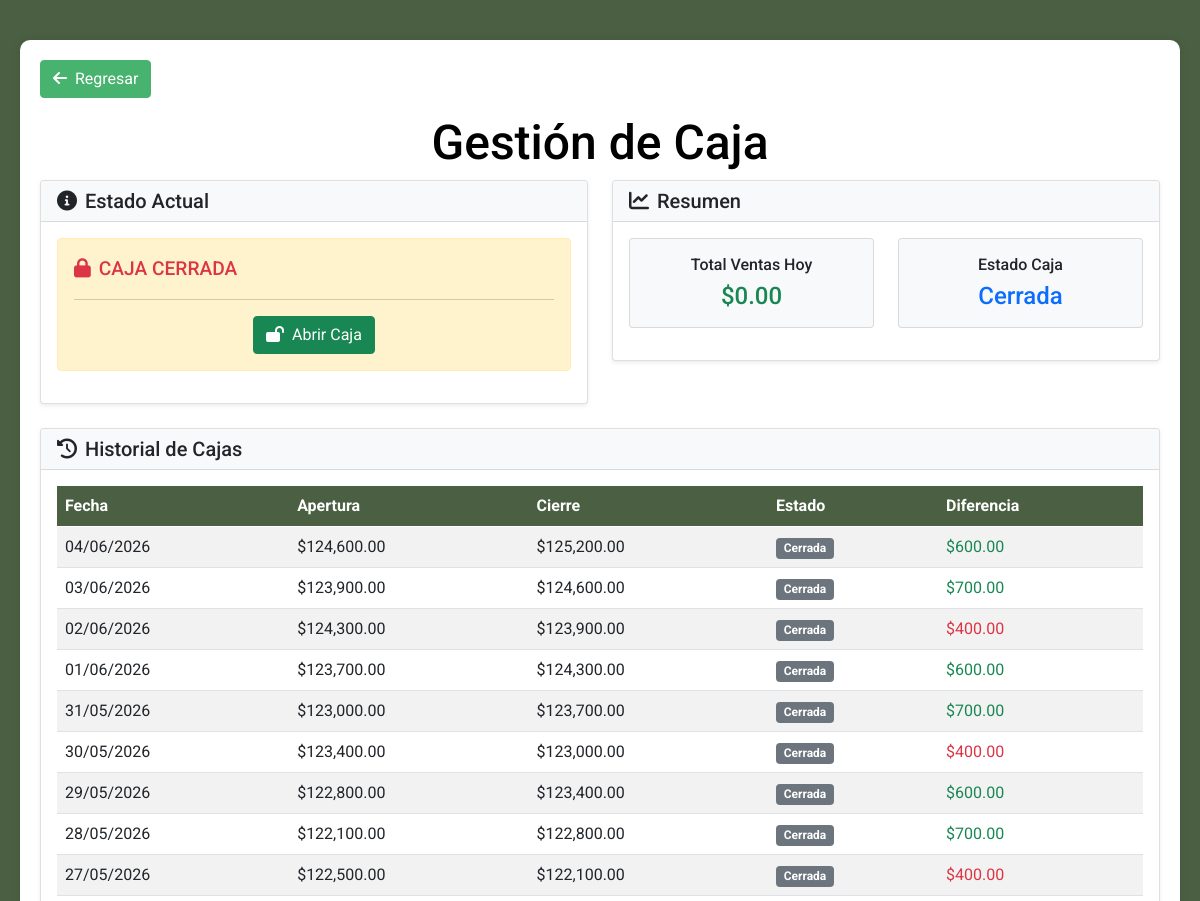
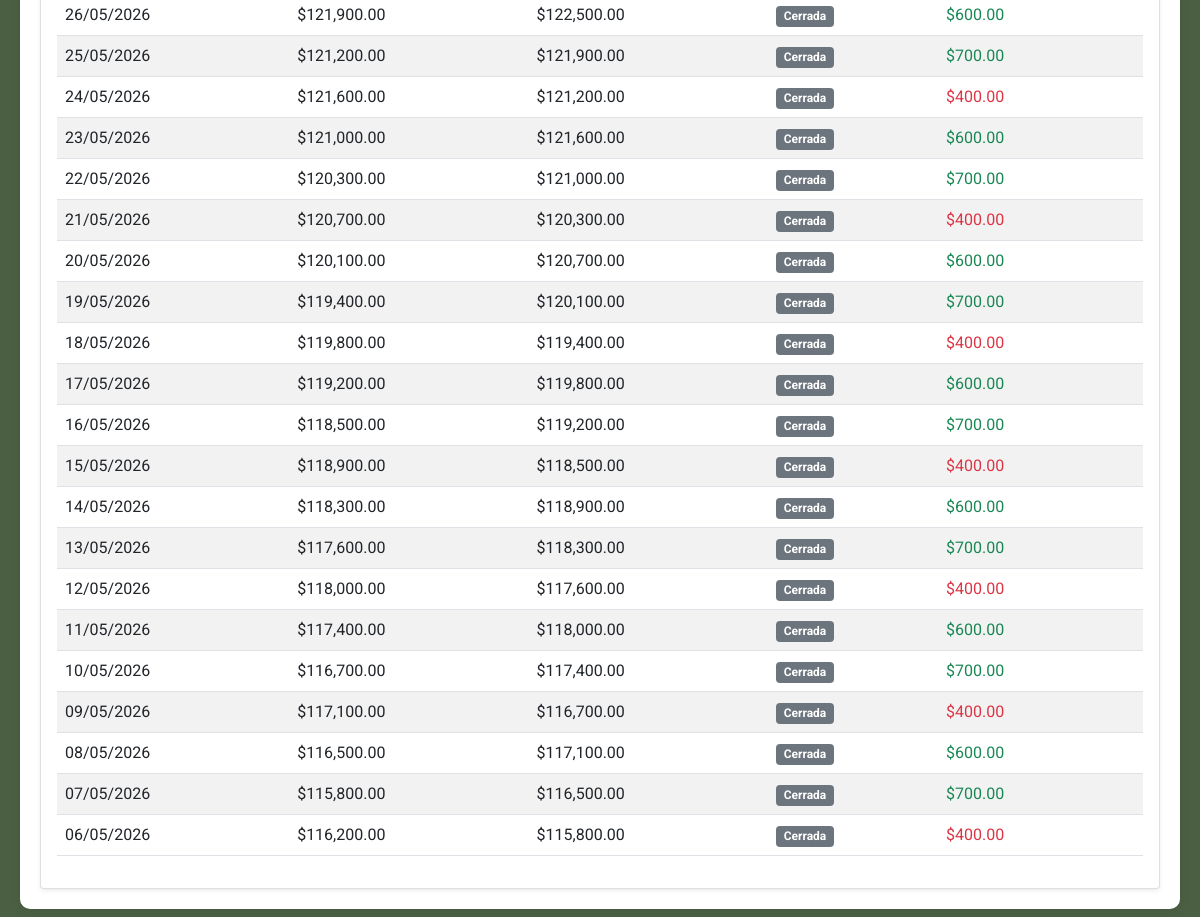
The page /CajaI.php (signed in) on the database its author committed (2 pictures, top to bottom).
### tables this page shows
CREATE TABLE `tcaja` (
  `id_Caja` int(11) NOT NULL,
  `Fecha` date NOT NULL,
  `Apertura` decimal(10,2) DEFAULT NULL,
  `Cierre` decimal(10,2) DEFAULT NULL,
  `VentasTotales` decimal(10,2) DEFAULT '0.00',
  `EgresosTotales` decimal(10,2) DEFAULT '0.00',
  `SaldoFinal` decimal(10,2) DEFAULT '0.00',
  `idUsuario` int(11) DEFAULT NULL,
  `FechaHora` datetime DEFAULT NULL
);

### CajaF.php (called while the page is built, shortened)
<?php
class CajaF {
    private $db;
    public function __construct($dbConnection) {
        $this->db = $dbConnection;
    }
    public function obtenerEstadoCaja() {
        $stmt = $this->db->prepare("
            SELECT * FROM tcaja
            WHERE DATE(Fecha) = CURDATE()
            ORDER BY Fecha DESC
            LIMIT 1
        ");
        $stmt->execute();
        return $stmt->fetch(PDO::FETCH_ASSOC);
    }
    public function obtenerVentasDelDia() {
        $stmt = $this->db->prepare("
            SELECT IFNULL(SUM(Total), 0) as total
            FROM tventa
            WHERE DATE(Fecha) = CURDATE()
        ");
        $stmt->execute();
        return $stmt->fetchColumn();
    }
    public function obtenerHistorial($limit = 30) {
        $stmt = $this->db->prepare("
            SELECT * FROM tcaja
            ORDER BY Fecha DESC
            LIMIT :limit
        ");
        $stmt->bindValue(':limit', (int)$limit, PDO::PARAM_INT);
        $stmt->execute();
        return $stmt->fetchAll(PDO::FETCH_ASSOC);
    }
}
?>

### CajaI.php (the view, shortened to what this page needs)
<?php
require_once 'Conexion.php';
require_once 'CajaF.php';
$cajaManager = new CajaF($GLOBALS['conexion']);
$estadoCaja = $cajaManager->obtenerEstadoCaja();
$historial = $cajaManager->obtenerHistorial();
$ventasHoy = $cajaManager->obtenerVentasDelDia();
$totalCalculado = $estadoCaja ? ($estadoCaja['Apertura'] + $ventasHoy) : 0;
?>
<!DOCTYPE html>
<html lang="es">
<head>
    <link href="https://cdn.jsdelivr.net/npm/bootstrap@5.0.2/dist/css/bootstrap.min.css" rel="stylesheet">
    <link rel="stylesheet" href="https://cdnjs.cloudflare.com/ajax/libs/font-awesome/6.0.0/css/all.min.css">
    <link rel="stylesheet" href="https://cdn.jsdelivr.net/npm/sweetalert2@11/dist/sweetalert2.min.css">
</head>
<body>
    <div class="container-main">
        <div class="data-section">
            <button class="btn btn-secondary mb-3 btn-regresar" onclick="window.history.back()">
                <i class="fas fa-arrow-left me-2"></i>Regresar
            </button>
            <h3>Gestión de Caja</h3>
            <div class="row mb-4">
                <div class="col-md-6">
                    <div class="card shadow-sm">
                        <div class="card-header bg-light">
                            <h5 class="mb-0"><i class="fas fa-info-circle me-2"></i>Estado Actual</h5>
                        </div>
                        <div class="card-body">
                            <?php if ($estadoCaja && $estadoCaja['Cierre'] === null): ?>
                                <div class="alert alert-success">
                                    <div class="d-flex justify-content-between">
                                        <span class="caja-status caja-abierta">
                                            <i class="fas fa-lock-open me-2"></i>CAJA ABIERTA
                                        </span>
                                        <span>Fecha: <?= date('d/m/Y', strtotime($estadoCaja['Fecha'])) ?></span>
                                    </div>
                                    <hr>
                                    <div class="row">
                                        <div class="col-md-6 balance-box">
                                            <h6>Apertura:</h6>
                                            <h4>$<?= number_format($estadoCaja['Apertura'], 2) ?></h4>
                                        </div>
                                        <div class="col-md-6 balance-box">
                                            <h6>Ventas Hoy:</h6>
                                            <h4 id="total-ventas">$<?= number_format($ventasHoy, 2) ?></h4>
                                        </div>
                                    </div>
                                    <div class="mt-3 text-center">
                                        <h5>Total calculado: <strong id="total-calculado">$<?= number_format($totalCalculado, 2) ?></strong></h5>
                                    </div>
                                    <div class="mt-3 text-center">
                                        <button class="btn btn-danger" data-bs-toggle="modal" data-bs-target="#modalCerrarCaja">
                                            <i class="fas fa-lock me-2"></i>Cerrar Caja
                                        </button>
                                    </div>
                                </div>
                            <?php else: ?>
                                <div class="alert alert-warning">
                                    <div class="caja-status caja-cerrada">
                                        <i class="fas fa-lock me-2"></i>CAJA CERRADA
                                    </div>
                                    <hr>
                                    <div class="text-center">
                                        <button class="btn btn-success" data-bs-toggle="modal" data-bs-target="#modalAbrirCaja">
                                            <i class="fas fa-lock-open me-2"></i>Abrir Caja
                                        </button>
                                    </div>
                                </div>
                            <?php endif; ?>
                        </div>
                    </div>
                </div>
                <div class="col-md-6">
                    <div class="card shadow-sm">
                        <div class="card-header bg-light">
                            <h5 class="mb-0"><i class="fas fa-chart-line me-2"></i>Resumen</h5>
                        </div>
                        <div class="card-body">
                            <div class="row">
                                <div class="col-md-6 mb-3">
                                    <div class="card bg-light">
                                        <div class="card-body text-center">
                                            <h6 class="card-title">Total Ventas Hoy</h6>
                                            <h4 class="card-text text-success" id="resumen-ventas">$<?= number_format($ventasHoy, 2) ?></h4>
                                        </div>
                                    </div>
                                </div>
                                <div class="col-md-6 mb-3">
                                    <div class="card bg-light">
                                        <div class="card-body text-center">
                                            <h6 class="card-title">Estado Caja</h6>
                                            <h4 class="card-text text-primary">
                                                <?= $estadoCaja && $estadoCaja['Cierre'] === null ? 'Abierta' : 'Cerrada' ?>
                                            </h4>
                                        </div>
                                    </div>
                                </div>
                            </div>
                        </div>
                    </div>
                </div>
            </div>
            <div class="card shadow-sm">
                <div class="card-header bg-light">
                    <h5 class="mb-0"><i class="fas fa-history me-2"></i>Historial de Cajas</h5>
                </div>
                <div class="card-body">
                    <div class="table-responsive">
                        <table class="table table-striped table-hover">
                            <thead>
                                <tr>
                                    <th>Fecha</th>
                                    <th>Apertura</th>
                                    <th>Cierre</th>
                                    <th>Estado</th>
                                    <th>Diferencia</th>
                                </tr>
                            </thead>
                            <tbody>
                                <?php foreach ($historial as $caja): ?>
                                <tr>
                                    <td><?= date('d/m/Y', strtotime($caja['Fecha'])) ?></td>
                                    <td>$<?= number_format($caja['Apertura'], 2) ?></td>
                                    <td>
                                        <?= $caja['Cierre'] !== null ? '$'.number_format($caja['Cierre'], 2) : '--' ?>
                                    </td>
                                    <td>
                                        <?php if ($caja['Cierre'] === null): ?>
                                            <span class="badge bg-success">Abierta</span>
                                        <?php else: ?>
                                            <span class="badge bg-secondary">Cerrada</span>
                                        <?php endif; ?>
                                    </td>
                                    <td>
                                        <?php if ($caja['Cierre'] !== null): ?>
                                            <?php $diferencia = $caja['Cierre'] - $caja['Apertura']; ?>
                                            <span class="<?= $diferencia >= 0 ? 'text-success' : 'text-danger' ?>">
                                                $<?= number_format(abs($diferencia), 2) ?>
                                            </span>
                                        <?php else: ?>
                                            --
                                        <?php endif; ?>
                                    </td>
                                </tr>
                                <?php endforeach; ?>
                            </tbody>
                        </table>
                    </div>
                </div>
            </div>
        </div>
    </div>
</body>
</html>

### CajaI.php (style rules this page uses)
body { background-color: #4b6043; font-family: 'Roboto', sans-serif; }
.container-main { padding: 20px; }
.data-section { margin-top: 20px; background-color: #ffffff; padding: 20px; border-radius: 10px; box-shadow: 0px 0px 10px rgba(0, 0, 0, 0.1); }
.data-section h3 { text-align: center; font-size: 3rem; color: rgb(0, 0, 0); }
.btn-regresar { background-color: #47b36e; border-color: #47b36e; color: #ffffff; }
.table th { background-color: #4b6043; color: white; }
.caja-status { font-size: 1.2rem; font-weight: 500; }
.caja-cerrada { color: #dc3545; }

### rows shown on the page
tcaja: Fecha "04/06/2026", Apertura "124,600.00", Cierre "125,200.00", shows "Cerrada", abs($diferencia) "600.00"
tcaja: Fecha "03/06/2026", Apertura "123,900.00", Cierre "124,600.00", shows "Cerrada", abs($diferencia) "700.00"
tcaja: Fecha "02/06/2026", Apertura "124,300.00", Cierre "123,900.00", shows "Cerrada", abs($diferencia) "400.00"
tcaja: Fecha "01/06/2026", Apertura "123,700.00", Cierre "124,300.00", shows "Cerrada", abs($diferencia) "600.00"
tcaja: Fecha "31/05/2026", Apertura "123,000.00", Cierre "123,700.00", shows "Cerrada", abs($diferencia) "700.00"
tcaja: Fecha "30/05/2026", Apertura "123,400.00", Cierre "123,000.00", shows "Cerrada", abs($diferencia) "400.00"
tcaja: Fecha "29/05/2026", Apertura "122,800.00", Cierre "123,400.00", shows "Cerrada", abs($diferencia) "600.00"
tcaja: Fecha "28/05/2026", Apertura "122,100.00", Cierre "122,800.00", shows "Cerrada", abs($diferencia) "700.00"
tcaja: Fecha "27/05/2026", Apertura "122,500.00", Cierre "122,100.00", shows "Cerrada", abs($diferencia) "400.00"
tcaja: Fecha "26/05/2026", Apertura "121,900.00", Cierre "122,500.00", shows "Cerrada", abs($diferencia) "600.00"
tcaja: Fecha "25/05/2026", Apertura "121,200.00", Cierre "121,900.00", shows "Cerrada", abs($diferencia) "700.00"
tcaja: Fecha "24/05/2026", Apertura "121,600.00", Cierre "121,200.00", shows "Cerrada", abs($diferencia) "400.00"
tcaja: Fecha "23/05/2026", Apertura "121,000.00", Cierre "121,600.00", shows "Cerrada", abs($diferencia) "600.00"
tcaja: Fecha "22/05/2026", Apertura "120,300.00", Cierre "121,000.00", shows "Cerrada", abs($diferencia) "700.00"
tcaja: Fecha "21/05/2026", Apertura "120,700.00", Cierre "120,300.00", shows "Cerrada", abs($diferencia) "400.00"
tcaja: Fecha "20/05/2026", Apertura "120,100.00", Cierre "120,700.00", shows "Cerrada", abs($diferencia) "600.00"
tcaja: Fecha "19/05/2026", Apertura "119,400.00", Cierre "120,100.00", shows "Cerrada", abs($diferencia) "700.00"
tcaja: Fecha "18/05/2026", Apertura "119,800.00", Cierre "119,400.00", shows "Cerrada", abs($diferencia) "400.00"
tcaja: Fecha "17/05/2026", Apertura "119,200.00", Cierre "119,800.00", shows "Cerrada", abs($diferencia) "600.00"
tcaja: Fecha "16/05/2026", Apertura "118,500.00", Cierre "119,200.00", shows "Cerrada", abs($diferencia) "700.00"
tcaja: Fecha "15/05/2026", Apertura "118,900.00", Cierre "118,500.00", shows "Cerrada", abs($diferencia) "400.00"
tcaja: Fecha "14/05/2026", Apertura "118,300.00", Cierre "118,900.00", shows "Cerrada", abs($diferencia) "600.00"
tcaja: Fecha "13/05/2026", Apertura "117,600.00", Cierre "118,300.00", shows "Cerrada", abs($diferencia) "700.00"
tcaja: Fecha "12/05/2026", Apertura "118,000.00", Cierre "117,600.00", shows "Cerrada", abs($diferencia) "400.00"
tcaja: Fecha "11/05/2026", Apertura "117,400.00", Cierre "118,000.00", shows "Cerrada", abs($diferencia) "600.00"
tcaja: Fecha "10/05/2026", Apertura "116,700.00", Cierre "117,400.00", shows "Cerrada", abs($diferencia) "700.00"
tcaja: Fecha "09/05/2026", Apertura "117,100.00", Cierre "116,700.00", shows "Cerrada", abs($diferencia) "400.00"
tcaja: Fecha "08/05/2026", Apertura "116,500.00", Cierre "117,100.00", shows "Cerrada", abs($diferencia) "600.00"
tcaja: Fecha "07/05/2026", Apertura "115,800.00", Cierre "116,500.00", shows "Cerrada", abs($diferencia) "700.00"
tcaja: Fecha "06/05/2026", Apertura "116,200.00", Cierre "115,800.00", shows "Cerrada", abs($diferencia) "400.00"

### other values the page prints
$ventasHoy "0.00"
